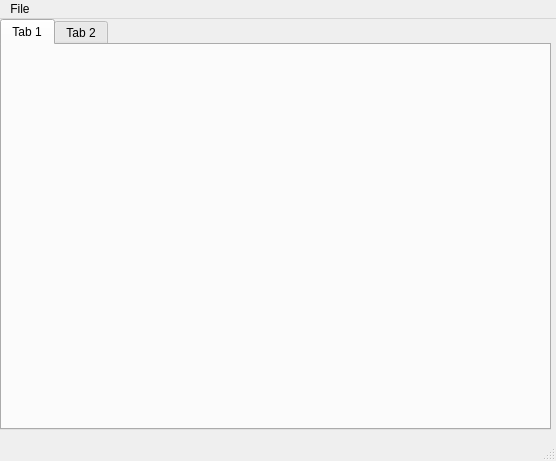
<?xml version="1.0" encoding="UTF-8"?>
<ui version="4.0">
 <class>MainWindow</class>
 <widget class="QMainWindow" name="MainWindow">
  <property name="enabled">
   <bool>true</bool>
  </property>
  <property name="geometry">
   <rect>
    <x>0</x>
    <y>0</y>
    <width>556</width>
    <height>461</height>
   </rect>
  </property>
  <property name="windowTitle">
   <string>MainWindow</string>
  </property>
  <widget class="QWidget" name="centralwidget">
   <widget class="QTabWidget" name="tabWidget">
    <property name="geometry">
     <rect>
      <x>0</x>
      <y>0</y>
      <width>551</width>
      <height>411</height>
     </rect>
    </property>
    <widget class="QWidget" name="tab">
     <attribute name="title">
      <string>Tab 1</string>
     </attribute>
    </widget>
    <widget class="QWidget" name="tab_2">
     <attribute name="title">
      <string>Tab 2</string>
     </attribute>
    </widget>
   </widget>
  </widget>
  <widget class="QMenuBar" name="menubar">
   <property name="enabled">
    <bool>true</bool>
   </property>
   <property name="geometry">
    <rect>
     <x>0</x>
     <y>0</y>
     <width>556</width>
     <height>21</height>
    </rect>
   </property>
   <property name="sizePolicy">
    <sizepolicy hsizetype="Fixed" vsizetype="Fixed">
     <horstretch>0</horstretch>
     <verstretch>0</verstretch>
    </sizepolicy>
   </property>
   <widget class="QMenu" name="menuFile">
    <property name="title">
     <string>File</string>
    </property>
    <addaction name="actionNew"/>
    <addaction name="actionExit"/>
   </widget>
   <addaction name="menuFile"/>
  </widget>
  <widget class="QStatusBar" name="statusbar"/>
  <action name="actionNew">
   <property name="text">
    <string>New</string>
   </property>
  </action>
  <action name="actionExit">
   <property name="text">
    <string>Exit</string>
   </property>
  </action>
 </widget>
 <resources/>
 <connections/>
</ui>
